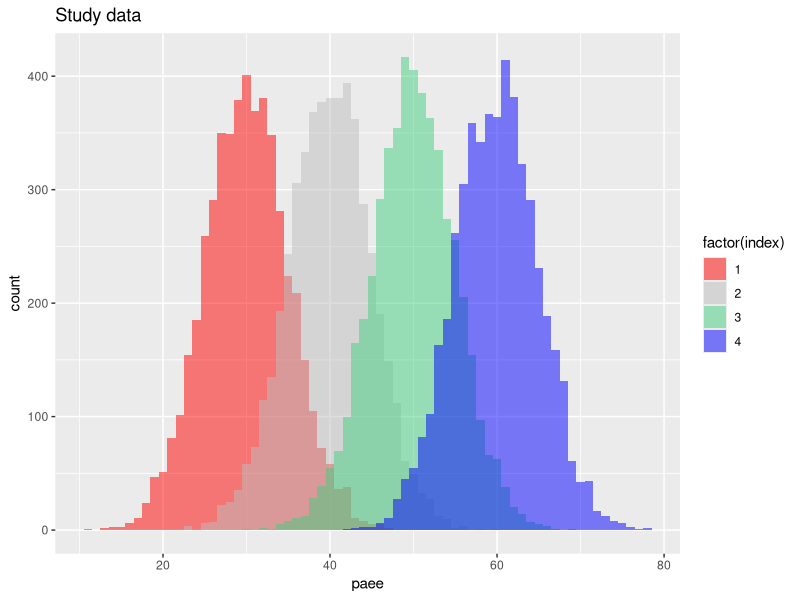
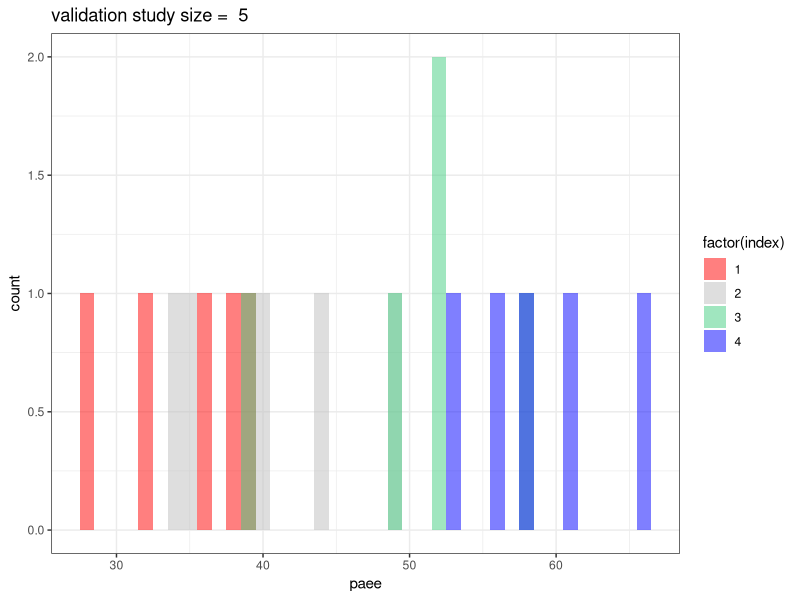
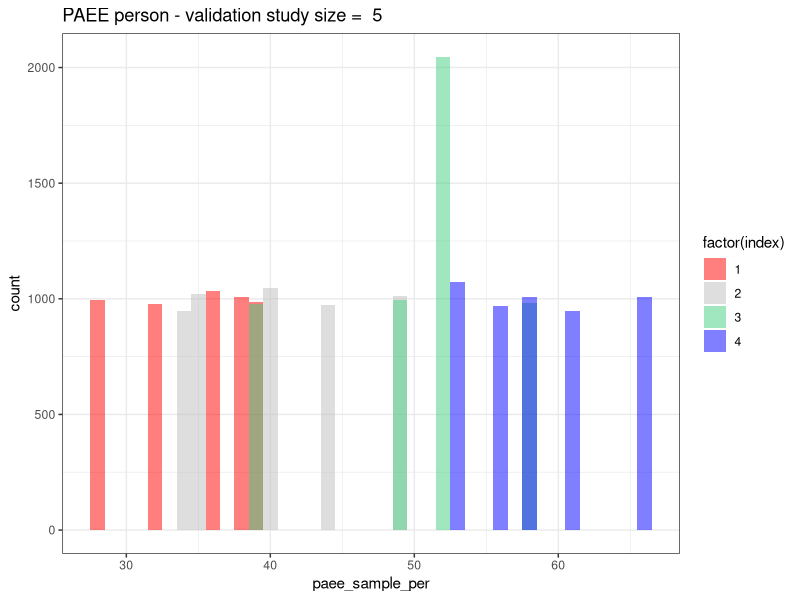
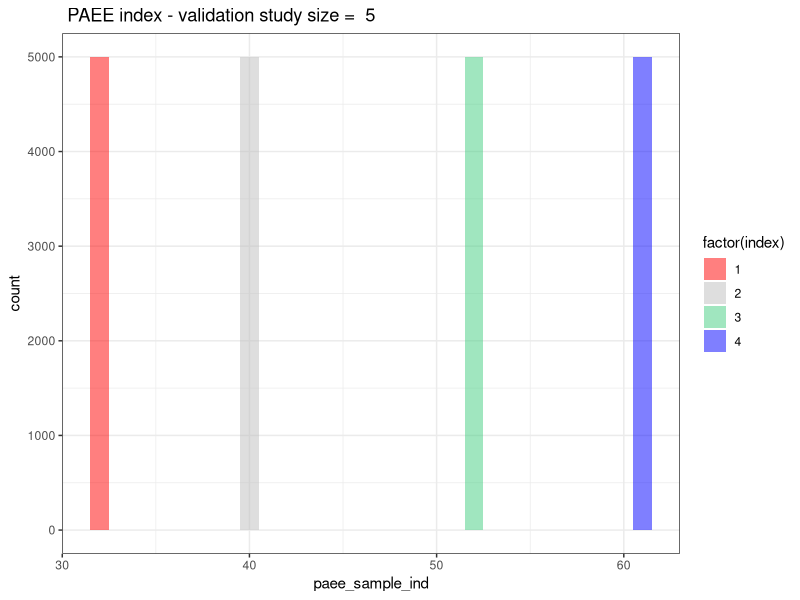
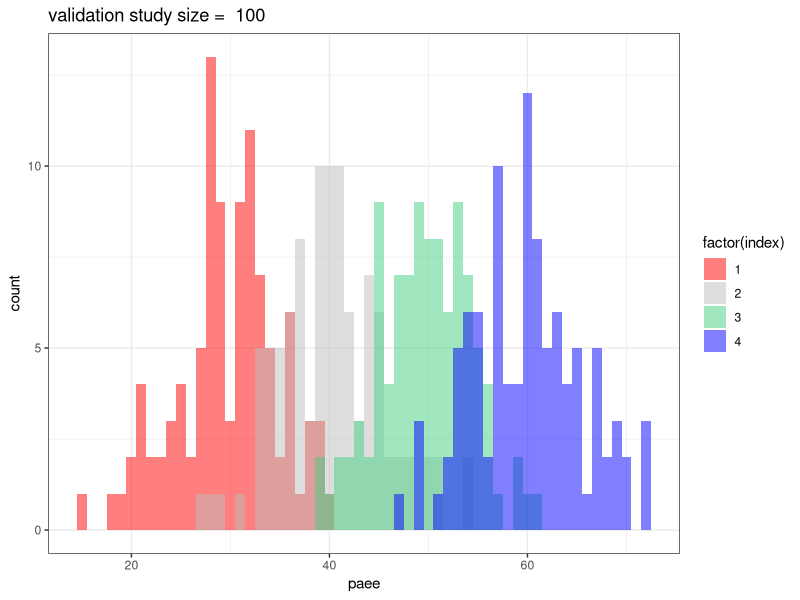
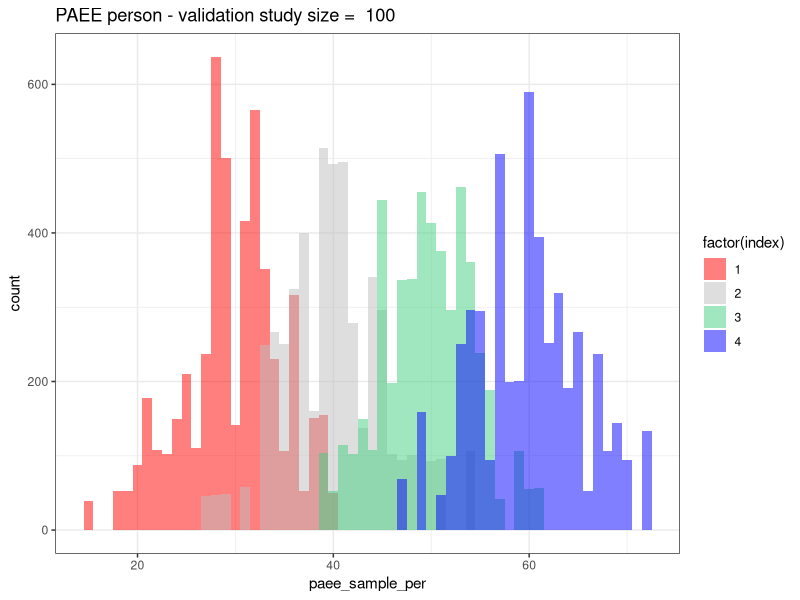
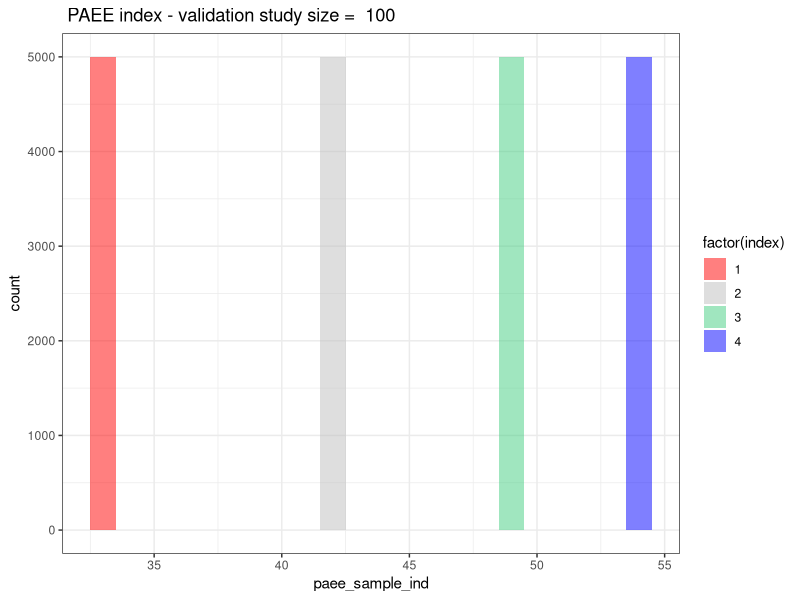
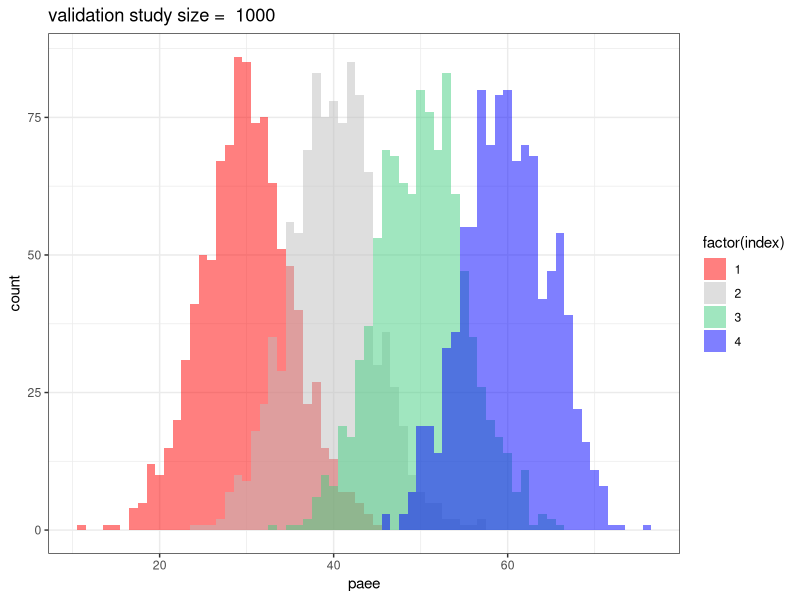

Reproduce these figures in R, in order. (Note: this script raises an error after producing the figures.)
# Using size_investigation as a template, this refactored code attempts to
# reduce time to run code and allow investigation of factors such as:
# 1. size of validation study,
# 2. amount of overlap,
# 3. number of index levels,
# 4. Type of draw - per person or per index etc.

## Author: Tom Bishop
## Date: 23.01.2017

###############################################################################
########################### DATA AND SETTINGS #################################
###############################################################################
setwd('V:/Studies/InterConnect/Internal/Latent variable harmonisation/plots')
library(ggplot2)

## Seed and directory for plots of seed
seed <- 54
set.seed(seed)
seedPath <- paste0('seed_',seed,sep="")
dir.create(seedPath)
## Parameters
# The linear correlation coefficient between exposure and outcome.
set_beta <- 0.5
constant <- 20

# Index properties (Assumption that they are Gaussian).
# Indicator is just a name
stdDevs <- c(5,10,15)
final_output_list <- vector("list", length(stdDevs))
for (s in 1:length(stdDevs)){
  set.seed(seed)

  indices <- data.frame (mean=c(30, 40, 50, 60), std_dev = c(stdDevs[s], stdDevs[s], stdDevs[s], stdDevs[s]), index_indicator = c(1,2,3,4))

  # Defines runs to do with different sizes of validation study
  # So if there a 5 numbers in the vector c(5,10,25,50,100)
  # Then a simulation of x trials will be run for each of these
  # different sized validation studies
  # validation_index_size <- c(seq(5,95, 10), seq(100, 1000, 100)) 
  # validation_index_size <- 5
  validation_index_size <- c(5,100, 1000)  

  study_index_size = 5000


  numtrials <- 1000 # number of draws

  results_df <- data.frame()

  ## Study Data
  #build empty data frame for our study data
  study_data = data.frame(index = rep(x = indices$index_indicator,each = study_index_size ))
  # for each index, pick all the values (defined by study_index_size) at once
  study_data$paee = unlist(unname(lapply(X = split(x = indices, f = as.factor(indices$index_indicator)), 
                                        FUN = function(x){
                                            output = rnorm(n = study_index_size, mean = x$mean, sd = x$std_dev)
                                            return (output)
                                        })))
  # generate our outcome variable plus some noise
  study_data$foo <-   rnorm(length(study_data$paee),(set_beta*study_data$paee) + constant,10)


  # plot the study data so we can see what it looks like
  mypath <- file.path(getwd(),seedPath,paste0('studyData',indices$std_dev[1],'_numtrials_',numtrials,'.png',sep=""))
  png(file=mypath, width = 1260, height = 940, res = 300)
  print(ggplot(study_data,aes(x=paee,group=index,fill=factor(index)))+
          geom_histogram(position="identity",alpha=0.5,binwidth=1)+
          ggtitle(label = "Study data")+scale_fill_manual(values = c("red", "grey", "seagreen3","blue")))
  dev.off()

  # this loop is for the different sizes of validation study
  for (i in 1:length(validation_index_size)) {
    set.seed(seed) # reset the seed to create the same validation set

    #create index column
    validation_study = data.frame(index = rep(x = indices$index_indicator,each = validation_index_size[i]))

    #for each index, pick all the values at once from the appropriate distribution
    validation_study$paee = unlist(unname(lapply(X = split(x = indices, f = as.factor(indices$index_indicator)), 
      FUN = function(x){
        output = rnorm(n = validation_index_size[i], mean = x$mean, sd = x$std_dev)
        return (output)
      })))

    # plot the validation study so we can see what it looks like
    mypath <- file.path(getwd(),seedPath,paste0('validationData',validation_index_size[i],'_stdev',indices$std_dev[1],'_numtrials_',numtrials,'.png',sep=""))
    png(file=mypath, width = 1260, height = 940, res = 300)
    print(ggplot(validation_study,aes(x=paee,group=index,fill=factor(index)))+
      geom_histogram(position="identity",alpha=0.5,binwidth=1)+
      theme_bw()+ggtitle(label = paste("validation study size = ",validation_index_size[i]))+
      scale_fill_manual(values = c("red", "grey", "seagreen3","blue")))
    dev.off()

    # Initialise some structures to store coeffcients
    betas_per <- vector("numeric")
    std_errs_per <- vector("numeric")

    betas_ind <- vector("numeric")
    std_errs_ind <- vector("numeric")

    for (j in 1:numtrials){
      # we assign random values from each category list of the validation set for each participant in the
      # study data set and then find the regression equation using this data. 
      # store the regression coefficient into list to create a dataframe afterwards

      # this is a draw per person, although it is done on a per index basis
      # for example if there are 100 people in the index it draws 100
      # values from the appropriate validation study index at once
      study_data$paee_sample_per <- unlist(unname(lapply(X = split(x=validation_study$paee, f= as.factor(validation_study$index)),
                                FUN = sample, size = study_index_size,replace=TRUE)))

      # this is a value per index
      # for example if there are 100 people in the index it draws one
      # value from the appropriate validation study index
      # and duplicates this same value 100 times for each person
      study_data$paee_sample_ind <- unlist(unname(lapply(X = split(x=validation_study$paee, f= as.factor(validation_study$index)),
                                FUN = function(paee_vals){
                                    output = rep(x = sample(x = paee_vals, size = 1), times = study_index_size)
                                    return(output)
                                  
                                 })))

      # calculate and store the coefficients per person
      reg_out_per <- lm(formula=foo~paee_sample_per, data=study_data)
      reg_coeff_per <- reg_out_per$coefficients["paee_sample_per"]
      reg_std_per <- (summary(reg_out_per)$coefficients[,"Std. Error"])["paee_sample_per"]
      betas_per <- c(betas_per, reg_coeff_per)
      std_errs_per <- c(std_errs_per, reg_std_per)

      # calculate and store the coefficients per index
      reg_out_ind <- lm(formula=foo~paee_sample_ind, data=study_data)
      reg_coeff_ind <- reg_out_ind$coefficients["paee_sample_ind"]
      reg_std_ind <- (summary(reg_out_ind)$coefficients[,"Std. Error"])["paee_sample_ind"]
      betas_ind <- c(betas_ind, reg_coeff_ind)
      std_errs_ind <- c(std_errs_ind, reg_std_ind)
    }

    #for visualisation, plot the last per person set of values
    mypath <- file.path(getwd(),seedPath,paste0('perPerson',validation_index_size[i],'_stdev',indices$std_dev[1],'_numtrials_',numtrials,'.png',sep=""))
    png(file=mypath, width = 1260, height = 940, res = 300)
    print(ggplot(study_data,aes(x=paee_sample_per,group=index,fill=factor(index)))+
      geom_histogram(position="identity",alpha=0.5,binwidth=1)+theme_bw()+
      ggtitle(label = paste("PAEE person - validation study size = ",validation_index_size[i]))+
      scale_fill_manual(values = c("red", "grey", "seagreen3","blue")))
    dev.off()

    #for visualisation, plot the last per index set of values
    mypath <- file.path(getwd(),seedPath,paste0('perIndex',validation_index_size[i],'_stdev',indices$std_dev[1],'_numtrials_',numtrials,'.png',sep=""))
    png(file=mypath, width = 1260, height = 940, res = 300)
    print(ggplot(study_data,aes(x=paee_sample_ind,group=index,fill=factor(index)))+
      geom_histogram(position="identity",alpha=0.5,binwidth=1)+theme_bw()+
      ggtitle(label = paste(" PAEE index - validation study size = ",validation_index_size[i]))+
      scale_fill_manual(values = c("red", "grey", "seagreen3","blue")))
    dev.off()

    # Do the regression using validation study means (for comparison)
    study_data$paee_sample_ind_mean <- unlist(unname(lapply(X = split(x=validation_study$paee, f= as.factor(validation_study$index)),
                                                          FUN = function(paee_vals){
                                                            output = rep(x = mean(paee_vals), times = study_index_size)
                                                            return(output)
                                                          })))   

    reg_out_ind_mean <- lm(formula=foo~paee_sample_ind_mean, data=study_data)
    reg_coeff_ind_mean <- reg_out_ind_mean$coefficients["paee_sample_ind_mean"]
    reg_std_ind_mean <- (summary(reg_out_ind_mean)$coefficients[,"Std. Error"])["paee_sample_ind_mean"]

    # Store values into dataframe
    results <- as.data.frame(c(1:numtrials))
    colnames(results) <- c("Trial")
    results$valid_size <- rep(x=validation_index_size[i], times = numtrials)
    results$reg_coeff_per <- betas_per
    results$reg_stdError_per <- std_errs_per
    results$reg_coeff_ind <- betas_ind
    results$reg_stdError_ind <- std_errs_ind
    results$reg_coeff_per_mean <- reg_coeff_ind_mean
    results$reg_stdError_per_mean <- reg_std_ind_mean
    results_df <- rbind(results_df, results)

  }
  # Summarizing the results dataframe
  temp_output <- aggregate(results_df[,3:8], by=list(valid_size = results_df$valid_size), quantile, probs=c(0.05,0.5,0.95), names=TRUE)
  final_output = data.frame(validation_size = temp_output[,1])

  for (k in 2:ncol(temp_output)){
    temp = as.data.frame(temp_output[,k])
    colnames(temp) <- paste(colnames(temp_output)[k], colnames(temp), sep = "_")
    final_output = cbind(final_output, temp)
  }


  fileName <- paste0('V:/Studies/InterConnect/Internal/Latent variable harmonisation/plots/',seedPath,'/final_output_stdev_',indices$std_dev[1],'_numtrials_',numtrials,'.csv', sep="")
  write.csv(final_output, file = fileName, row.names=TRUE, col.names=TRUE)

  # saving that output into the list
  final_output_list[[s]] <- final_output
}
